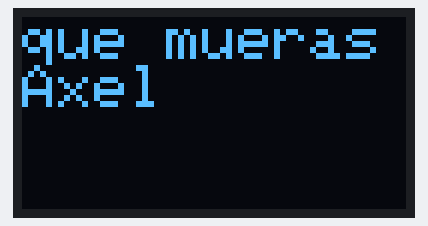
Simulated run of this sketch. Board: Arduino Uno, built with avr-gcc and run on an emulated ATmega328P. Shown: 128×64 one-colour display.

Above: at 0.1 s.

The sketch:

pantalla_oled.ino
```cpp
#include <Wire.h>
#include <Adafruit_GFX.h>
#include <Adafruit_SSD1306.h>

#define ancho 128
#define largo 64
#define reseteo -1

Adafruit_SSD1306 display(ancho,largo,&Wire,reseteo);
void setup() {
  // put your setup code here, to run once:
  display.begin(SSD1306_SWITCHCAPVCC,0x3c);
  display.clearDisplay();
  display.setTextSize(2);
  display.setTextColor(SSD1306_WHITE);
  display.setCursor(0, 0 );
  display.print("que mueras");
  display.println("Axel") ;
  display.display();
  delay(1000);

}

void loop() {
  // put your main code here, to run repeatedly:

}
```
